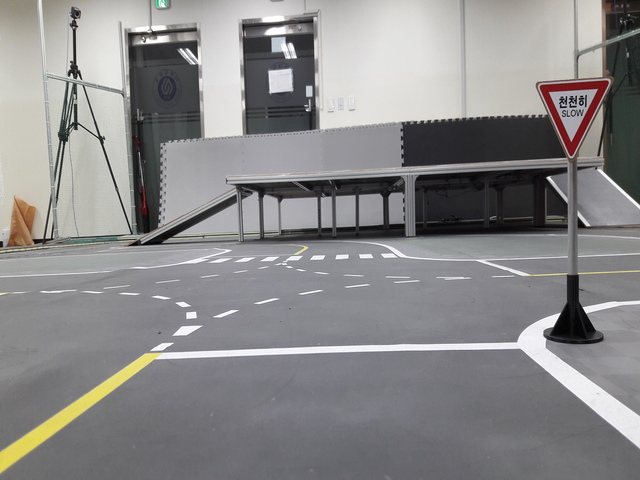
//> input picture traffic_sign/traffic sign/sign (1).jpg, 640 x 480 px
$ ./traffic_sign   (built with g++ and OpenCV 4, older OpenCV classes emulated)
//> lines starting //> are read from the running program, lines starting //| are printed output that depends on the picture
#include <opencv2/opencv.hpp>
#include <opencv2/nonfree/nonfree.hpp>
#include <opencv2/features2d/features2d.hpp>
#include <iostream>
#include <vector>
#include <cmath>
#include <opencv2/legacy/legacy.hpp>

using namespace std;
using namespace cv;

bool dist(const DMatch &m){
	return  (m.distance<170 || m.distance>260);
}

bool eras(const DMatch &m){
	return (m.distance>0);
}
int main(int argc, char** argv[]) {

  Mat scene = imread("sign (1).jpg",0); // 영상입력 sign (1) ~ sign (8)
//> scene: 480 rows x 640 cols, CV_8UC1; min 0, max 255, mean 137

  //입력된 표지판
  Mat img1 = imread("방지턱 주의.jpg",0);
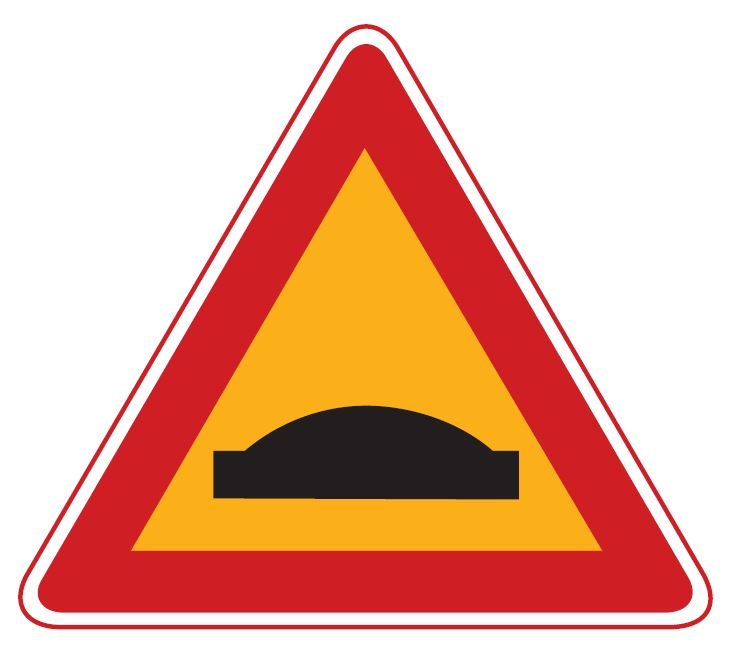
//> input picture traffic_sign/traffic sign/방지턱 주의.JPG, 738 x 649 px
//> img1: 649 rows x 738 cols, CV_8UC1; min 10, max 255, mean 191.8
  Mat img2 = imread("천천히.jpg",0);
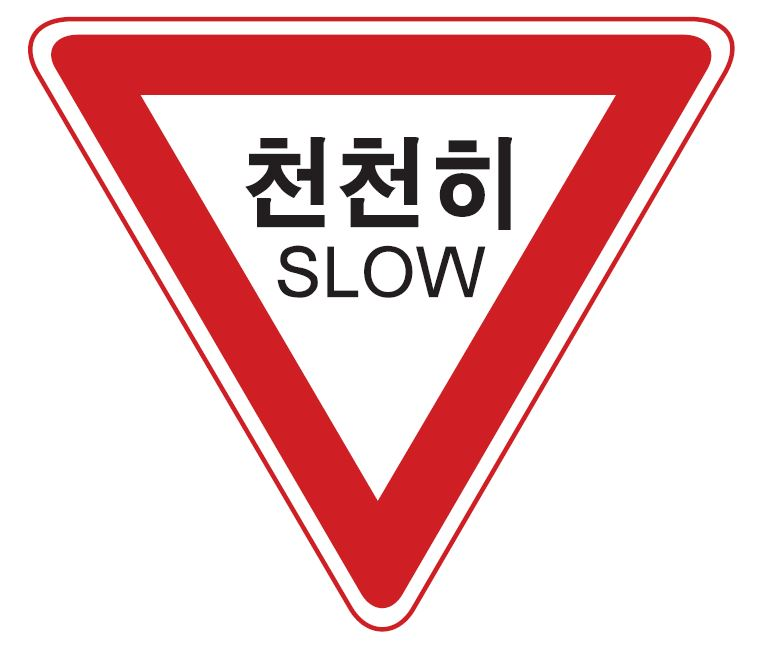
//> input picture traffic_sign/traffic sign/천천히.JPG, 762 x 658 px
//> img2: 658 rows x 762 cols, CV_8UC1; min 5, max 255, mean 208.2
  Mat img3 = imread("보행자 주의.jpg",0);
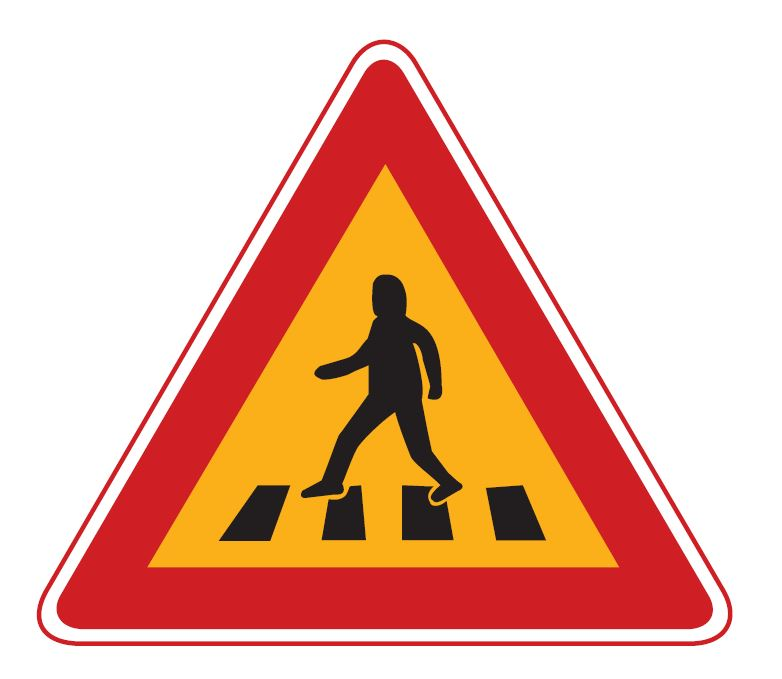
//> input picture traffic_sign/traffic sign/보행자 주의.JPG, 782 x 679 px
//> img3: 679 rows x 782 cols, CV_8UC1; min 10, max 255, mean 198.2
  Mat img4 = imread("속도제한 50.jpg",0);
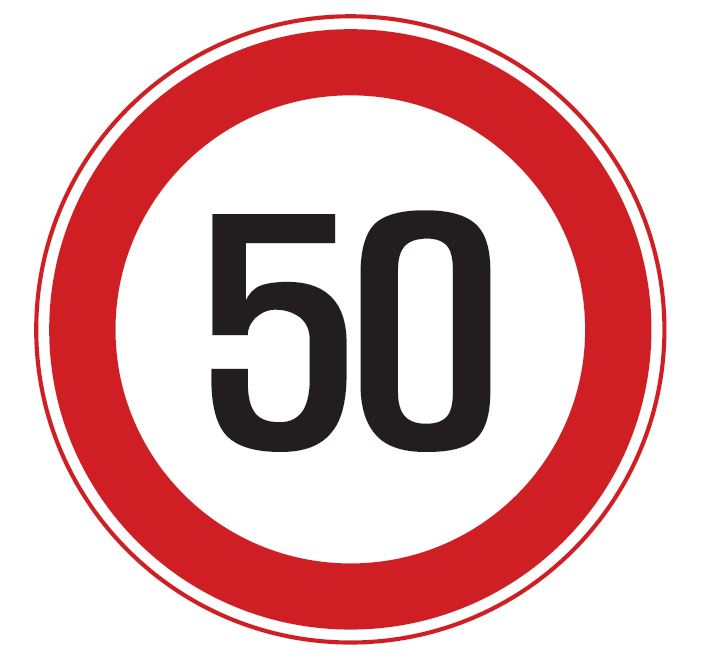
//> input picture traffic_sign/traffic sign/속도제한 50.JPG, 711 x 670 px
//> img4: 670 rows x 711 cols, CV_8UC1; min 2, max 255, mean 194.1
  Mat img5= imread("양보.jpg",0);
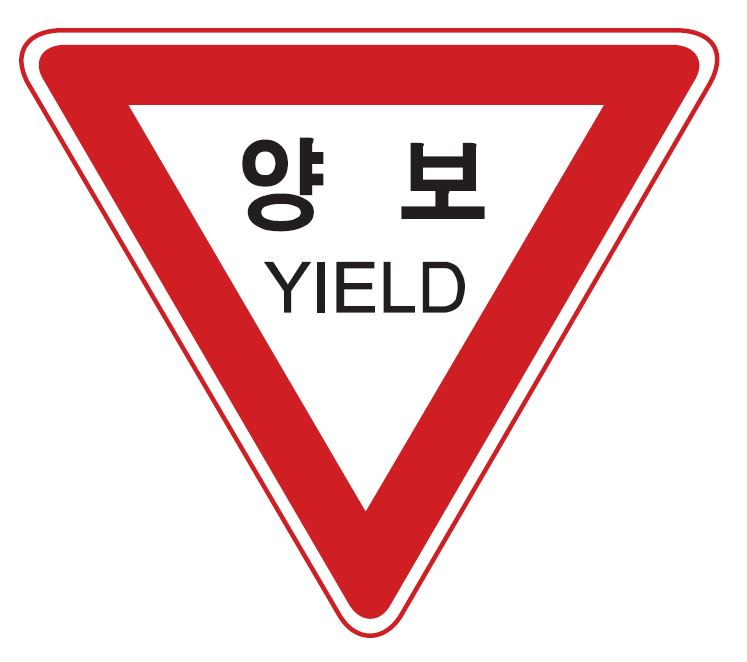
//> input picture traffic_sign/traffic sign/양보.JPG, 747 x 662 px
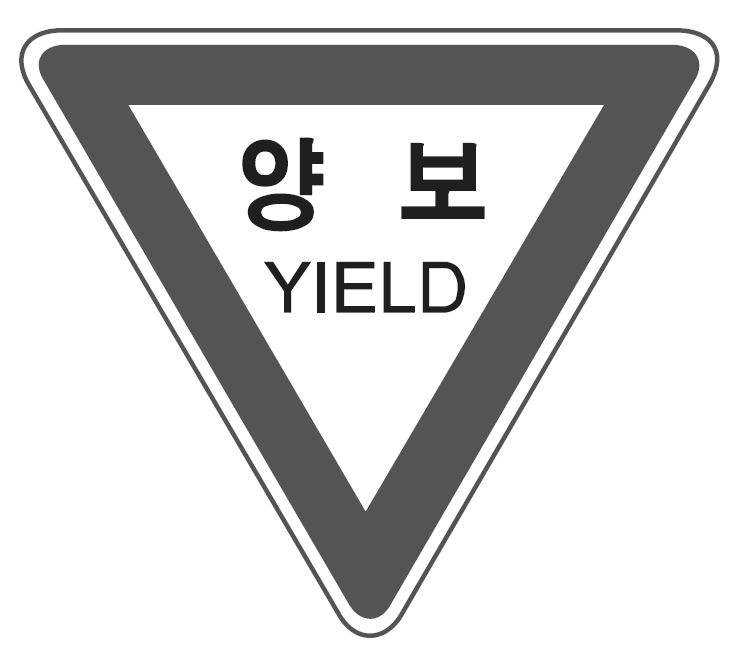
//> img5: 662 rows x 747 cols, CV_8UC1; min 2, max 255, mean 209.2
  Mat img6 = imread("우회전 금지.jpg",0);
//> 우회전 금지.jpg cannot be read in this run, so this picture is empty
  Mat img7 = imread("우회전 주의.jpg",0);
//> 우회전 주의.jpg cannot be read in this run, so this picture is empty
  Mat img8 = imread("위험.jpg",0);
//> 위험.jpg cannot be read in this run, so this picture is empty
  Mat img9 = imread("정지.jpg",0);
//> 정지.jpg cannot be read in this run, so this picture is empty
  Mat img10 = imread("좌회전 금지.jpg",0);
//> 좌회전 금지.jpg cannot be read in this run, so this picture is empty
  Mat img11 = imread("좌회전 주의.jpg",0);
//> 좌회전 주의.jpg cannot be read in this run, so this picture is empty
  Mat img12 = imread("직진금지.jpg",0);
//> 직진금지.jpg cannot be read in this run, so this picture is empty
  Mat img13 = imread("진입금지.jpg",0);
//> 진입금지.jpg cannot be read in this run, so this picture is empty
  Mat img14 = imread("통행금지.jpg",0);
//> 통행금지.jpg cannot be read in this run, so this picture is empty

  Mat scene2 = scene.clone();
  Mat scene3 = scene.clone();
  Mat scene4 = scene.clone();
  Mat scene5 = scene.clone();
  Mat scene6 = scene.clone();
  Mat scene7 = scene.clone();
  Mat scene8 = scene.clone();
  Mat scene9 = scene.clone();
  Mat scene10 = scene.clone();
  Mat scene11 = scene.clone();
  Mat scene12 = scene.clone();
  Mat scene13 = scene.clone();
  Mat scene14= scene.clone();

  //sift 선언
  SiftFeatureDetector detector(400);
  SiftDescriptorExtractor extractor;

 //천천히
// keypoint 출력
vector<KeyPoint> keypoints1, keypoints2;
detector.detect(img2, keypoints1); // 표지판 '천천히'입력
//> keypoints1 = 247 keypoints; strongest (x, y, size): (462, 195, 11.7), (411, 144, 10.7), (330, 250, 5.5), (504, 144, 10.2)
detector.detect(scene, keypoints2); // 찾고자 하는 배경 입력
//> keypoints2 = 400 keypoints; strongest (x, y, size): (549, 178, 2.8), (280, 81, 16), (573, 329, 27), (162, 39, 5.9)

// computing descriptors
Mat descriptors1, descriptors2;
extractor.compute(img2, keypoints1, descriptors1);
extractor.compute(scene, keypoints2, descriptors2);

// matching descriptors
BruteForceMatcher<L2<float>> matcher1;
vector<DMatch> matches1;
matcher1.match(descriptors1, descriptors2, matches1);
//> matches1 = 247 matches
matches1.erase(std::remove_if(matches1.begin(),matches1.end(),dist),matches1.end());
//> matches1 = 62 matches

//결과 출력
if(matches1.size()==62){
	Mat img_matches;
	drawMatches(img2, keypoints1, scene, keypoints2, matches1, img_matches);
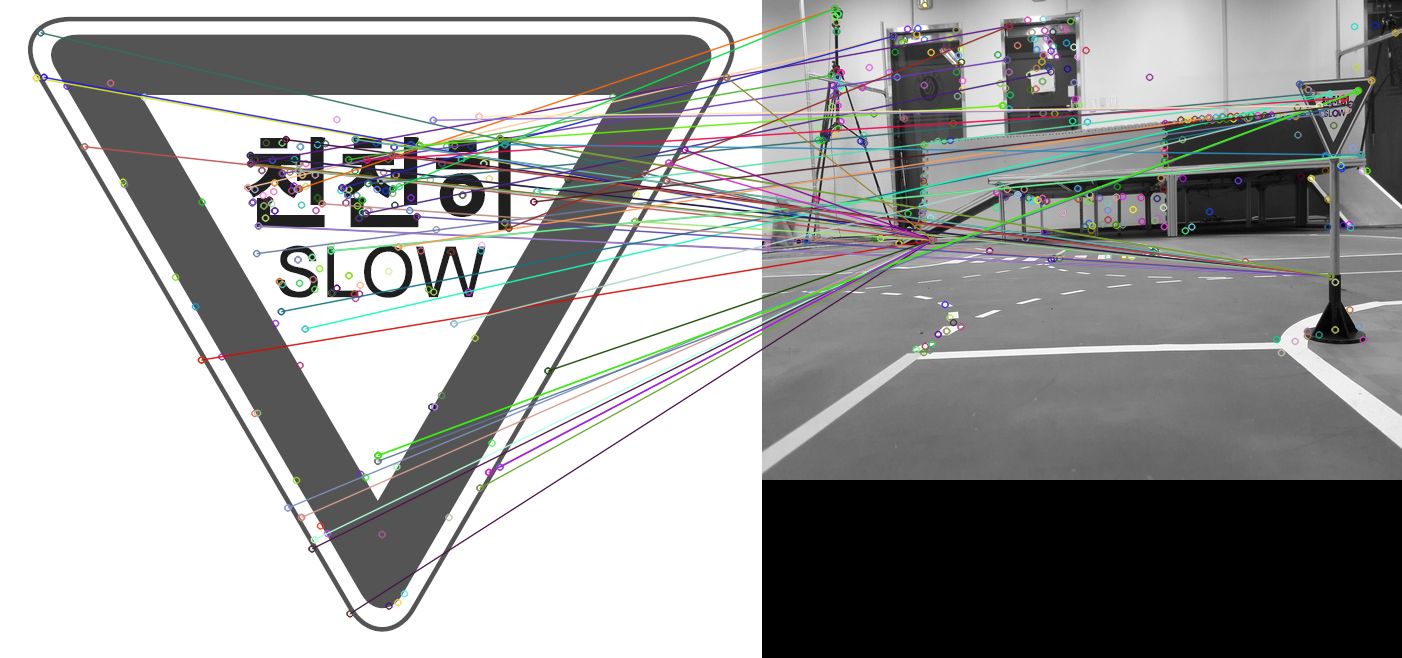
//> img_matches: 658 rows x 1402 cols, CV_8UC3; mean B, G, R 155.6, 155.9, 155.6
	printf("천천히\n");
	//std::cout << "The size is: " << matches1.size() << '\n';
	imshow("matches", img_matches);
	waitKey(0);
	return 0;
//> (the program exits here)
